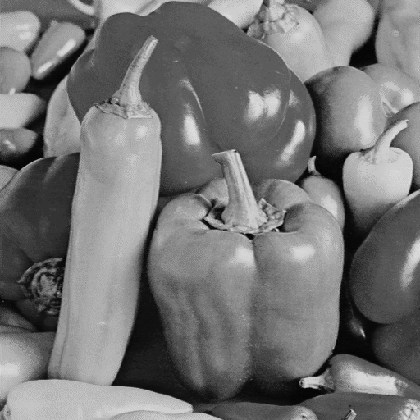
%> input picture ex10/peppers_gray.png, 420 x 420 px, shrunk from 512 x 512 before the run
$ octave detectEdgeTest.m   (GNU Octave 9; MATLAB toolbox functions it lacks are replaced by stand-ins)
%> lines starting %> are read from the running program, lines starting %| are printed output that depends on the picture
%> further down, image is the input picture: size 420x420 uint8; min 0, max 221, mean 116.9
### ex10/detectEdge.m
function [B] = detectEdge(A, low, high, sigma)
%> called with low = 15, high = 45, sigma = 1
%
% See also edge.
%%%%%%%%%%%%%%%%%%%%%%%%%%%%%%%%%%%%%%%%%%%%%%%%%%%%%%%%%%%%%%%%%%%%%%%%%%%

tmp = zeros(size(A) + 2);
tmp(2:end - 1, 2:end - 1) = A;
tmp(2:end - 1, 1) = A(1:end, 1);
tmp(1, 2:end - 1) = A(1, 1:end);
tmp(2:end - 1, end) = A(1:end, end);
tmp(end, 2:end - 1) = A(1, 1:end);

% step 1
tmp = imgaussfilt(tmp, sigma);

% step 2
KGx = [-1 0 1; -1 0 1; -1 0 1];
KGy = -1 * KGx';

Gx = filter2(KGx, tmp);
Gy = filter2(KGy, tmp);
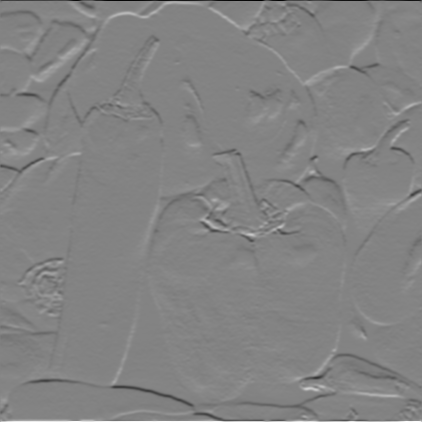
%> Gy: size 422x422 double; min -625.4, max 590, mean 0; drawn with min black and max white

G = abs(Gx) + abs(Gy); %(Gx.^2 + Gy.^2).^(.5); &why 1 norm?

theta = atan(abs(Gy)/abs(Gx));

% step 3

% round theta by 45 degree
theta = round(4*theta/pi);
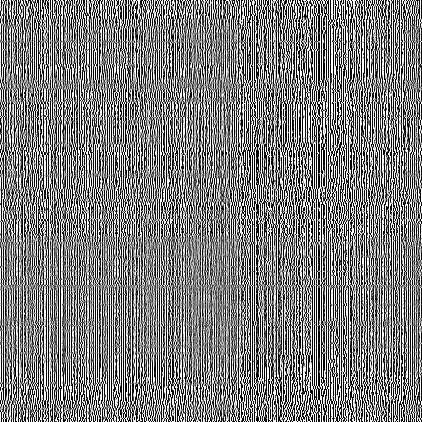
%> theta: size 422x422 double; min -2, max 2, mean -0.00541; drawn with min black and max white
theta(isnan(theta)) = 2;

edgeMap = false(size(theta));

for x=2:1:(size(theta, 1)-1)
    for y=2:1:(size(theta, 2)-1)
        switch theta(x, y)
            case {1}
                predecessor = G(x+1, y+1);
                successor   = G(x-1, y-1);
            case {0}
                predecessor = G(x, y-1);
                successor   = G(x, y+1);
            case {-1}
                predecessor = G(x+1, y+1);
                successor   = G(x+1, y-1);
            case {2, -2}
                predecessor = G(x-1, y);
                successor   = G(x+1, y);
            otherwise
                disp("ERROR");
        end
        if G(x, y) >= predecessor && G(x,y) >= successor
           edgeMap(x, y) = true;
        end
    end
end
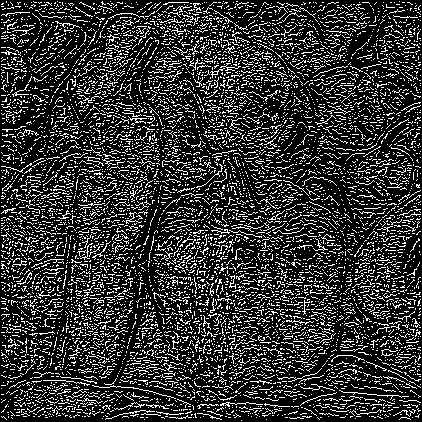
%> edgeMap: size 422x422 logical; 20.4% white in thin lines or dots
%> after the loop, predecessor = 120.8; successor = 627.1

% step 4
G = edgeMap .* G;

G(G <= low) = 0;
%> G: size 422x422 double; min 0, max 445.3, mean 8.5
G = 0.5 * G;
G(G > high) = 2 * G(G > high);
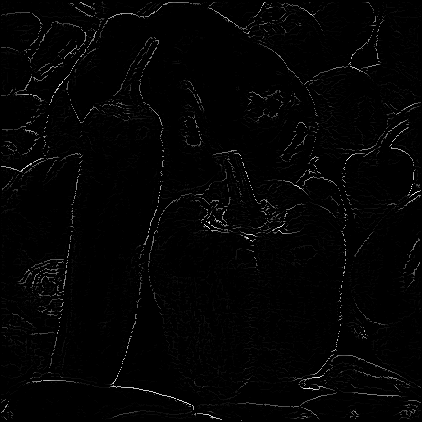
%> G: size 422x422 double; min 0, max 445.3, mean 6.9; drawn with min black and max white

weakEdges = (G > low) .* (G <= high);
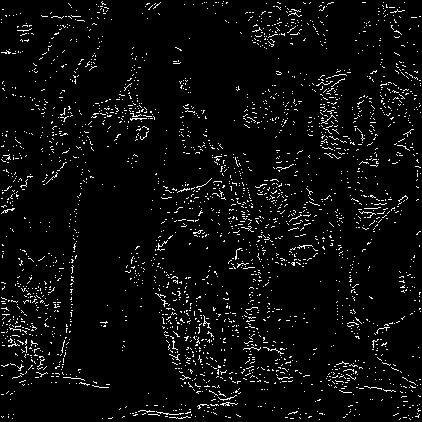
%> weakEdges: size 422x422 double; values 0 (black) and 1 (white), 4.5% white in thin lines or dots
strongEdges = (G > high);
%> strongEdges: size 422x422 logical; 2.9% white in thin lines or dots

% step 5
mask = ones(3);
mask(2, 2) = 0;

for i=1:1000
    strongOld = strongEdges;
    strongEdges = strongEdges + (filter2(mask, strongEdges) > 0) .* weakEdges;
    if (strongOld - strongEdges) == 0
        disp("finished");
        break
    end
end
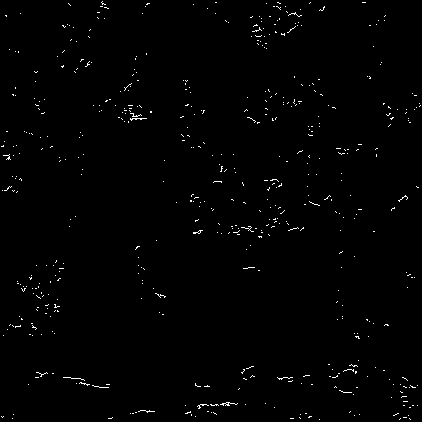
%> strongEdges: size 422x422 double; min 0, max 1000, mean 8.8; drawn with min black and max white

B = (strongEdges(2:end - 1, 2:end - 1));

end

%%%%%%%%%%%%%%%%%%%%%%%%%%%%%%%%%%%%%%%%%%%%%%%%%%%%%%%%%%%%%%%%%%%%%%%%%%%
%by Sergej Keller, Lennart Scherz, Pascal Urban

### ex10/detectEdgeTest.m
%%%%%%%%%%%%%%%%%%%%%%%%%%%%%%%%%%%%%%%%%%%%%%%%%%%%%%%%%%%%%%%%%%%%%%%%%%%

image = imread("peppers_gray.png");

detectedImage = im2double(detectEdge(image, 15, 45, 1.0));

figure(1);
imshow(detectedImage);

figure(2);
sol = edge(image, "canny");
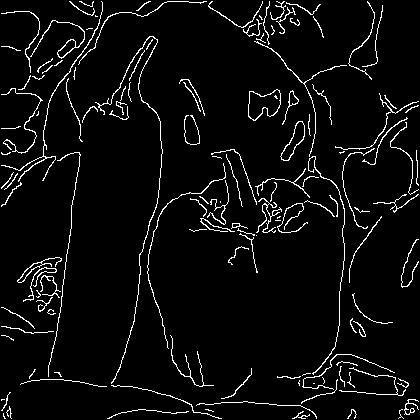
%> sol: size 420x420 logical; 4.9% white in thin lines or dots
imshow(sol);

%%%%%%%%%%%%%%%%%%%%%%%%%%%%%%%%%%%%%%%%%%%%%%%%%%%%%%%%%%%%%%%%%%%%%%%%%%%
%by Sergej Keller, Lennart Scherz, Pascal Urban
